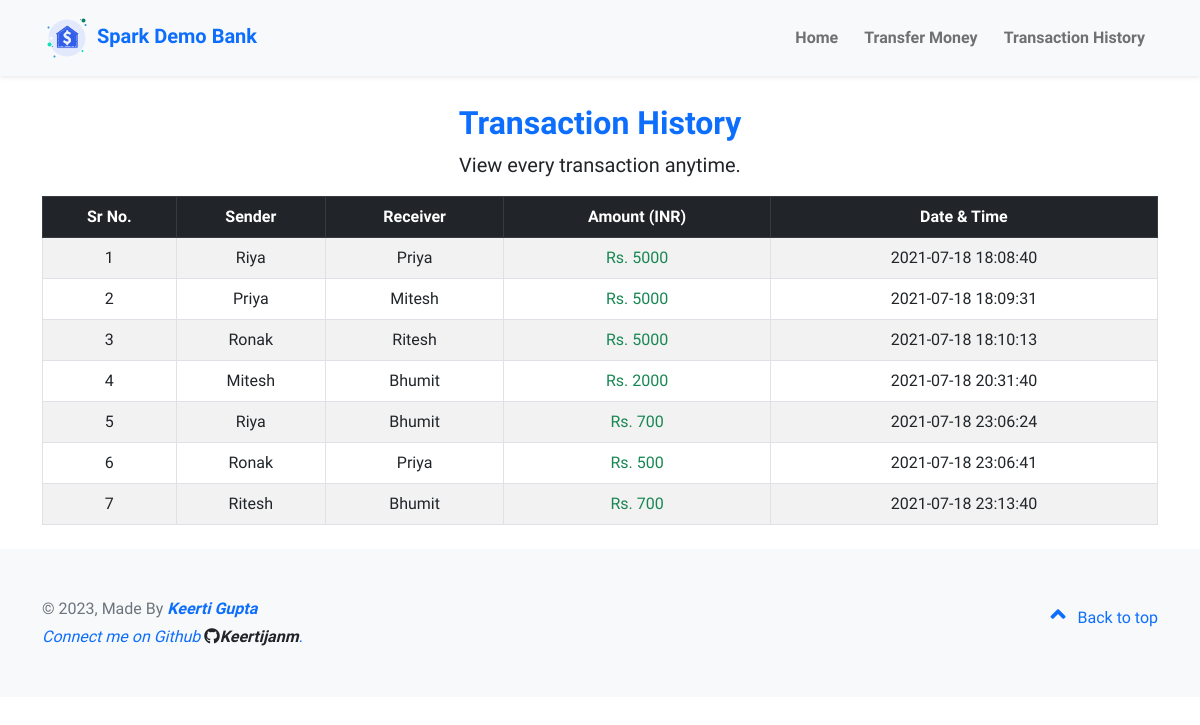
/transactionshist.php, run on an earlier commit of the app's database.
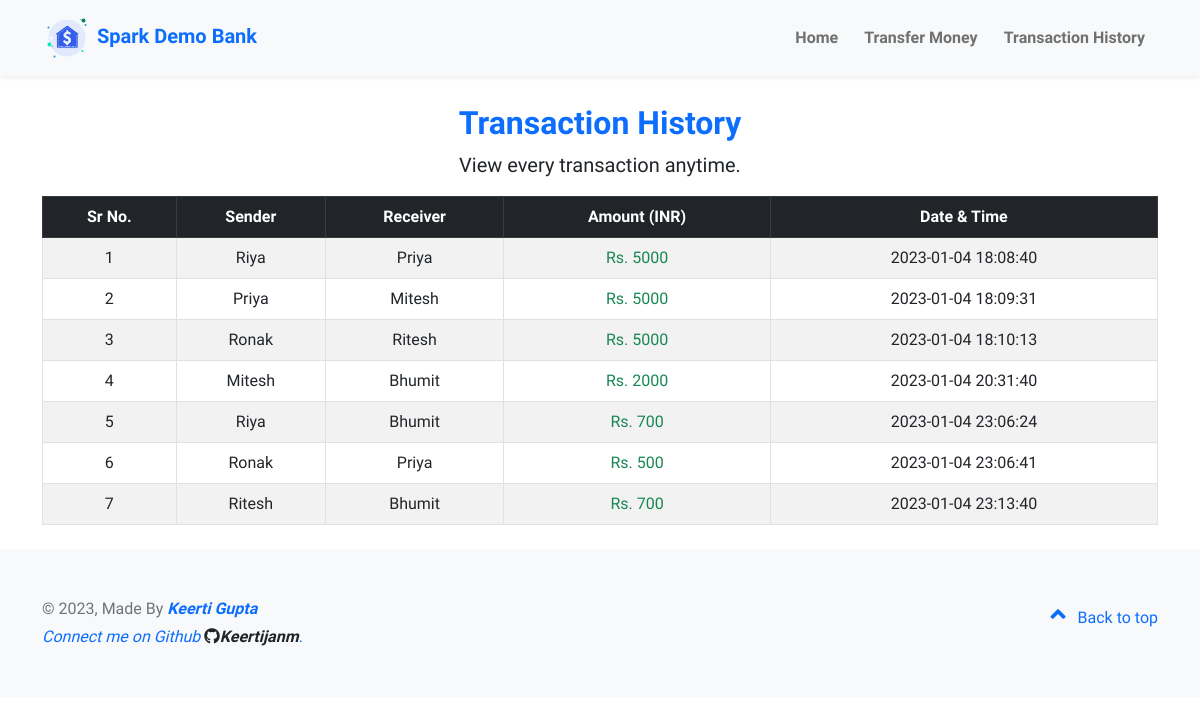
And on a later commit of the database.
### tables this page shows
CREATE TABLE `transactions` (
  `sr no.` int(11) NOT NULL,
  `sender` varchar(30) NOT NULL,
  `receiver` varchar(30) NOT NULL,
  `amount` int(255) NOT NULL,
  `date_time` datetime NOT NULL DEFAULT current_timestamp()
);

### transactionshist.php (the view, shortened to what this page needs)
<!DOCTYPE html>
<html lang="en">
<head>
  <link href="https://cdn.jsdelivr.net/npm/bootstrap@5.0.2/dist/css/bootstrap.min.css" rel="stylesheet"
>
  <link rel="stylesheet" href="https://cdnjs.cloudflare.com/ajax/libs/font-awesome/5.15.3/css/all.min.css"
 />
  <link rel="stylesheet" href="scss/style.css">
</head>
<body>
    <?php
include 'navbar.php';
?>
    <div class="container transaction user-select-none ">
        <h2 class="title pt-4 text-primary fw-bold text-center">Transaction History</h2>
        <p class="lead text-gray-700 text-center">
            View every transaction anytime.
        </p>
                <div class="table-responsive my-2">
                    <table class="table table-sm table-hover table-striped table-bordered">
                        <thead class="table-dark">
                            <tr>
                                <th scope="col" class="text-center py-2">Sr No.</th>
                                <th scope="col" class="text-center py-2">Sender</th>
                                <th scope="col" class="text-center py-2">Receiver</th>
                                <th scope="col" class="text-center py-2">Amount (INR)</th>
                                <th scope="col" class="text-center py-2">Date & Time</th>
                            </tr>
                        </thead>
                        <tbody>
                            <?php
include 'config.php';
$sql = "SELECT * from transactions";
$query = mysqli_query($conn, $sql);
while ($rows = mysqli_fetch_assoc($query)) {
    ?>
                            <tr>
                                <td class="text-center py-2"><?php echo $rows['sr no.']; ?></td>
                                <td class="text-center py-2"><?php echo $rows['sender']; ?></td>
                                <td class="text-center py-2"><?php echo $rows['receiver']; ?></td>
                                <td class="text-center text-success py-2"><?php echo "Rs. " . $rows['amount']; ?></td>
                                <td class="text-center py-2"><?php echo $rows['date_time']; ?></td>
                            </tr>
                            <?php
}
?>
                        </tbody>
                    </table>
                </div>
    </div>
</body>
</html>

### navbar.php (shortened to what this page needs)
<nav class="navbar fixed-top shadow-sm navbar-expand-lg navbar-light bg-light">
  <div class="container">
    <a class="navbar-brand" href="./index.php">
      <span class="title">Spark Demo Bank</span>
    </a>
    <div class="navbar-collapse collapse" id="navbarCollapse">
      <ul class="navbar-nav ms-auto" id="navbar-nav">
        <li class="nav-item">
          <a class="nav-link" id="navbarHome" href="index.php">Home</a>
        </li>
        <li class="nav-item">
          <a class="nav-link" id="navbartransfer" href="transfer.php">Transfer Money</a>
        </li>
        <li class="nav-item">
          <a class="nav-link" id="navbarHistory" href="transactionshist.php">Transaction History</a>
        </li>
      </ul>
    </div>
  </div>
</nav>

### scss/style.css (style rules this page uses)
* { margin: 0; padding: 0; -webkit-box-sizing: border-box; box-sizing: border-box; font-family: "Quicksand", sans-serif; }
html, body { font-family: "Quicksand", sans-serif; }
a { text-decoration: none; }
.navbar-brand .title { font-weight: 800; color: var(--bs-blue); }
.navbar-nav .nav-item { font-weight: 600; margin: 0 5px; }
.navbar-nav .nav-item .nav-link { position: relative; -webkit-transition: all 0.3s linear; transition: all 0.3s linear; }
.transfer-money, .transaction { margin-top: 5rem !important; }
.footer .container .top { text-decoration: none; -webkit-box-align: center; -ms-flex-align: center; align-items: center; }
.footer .container .top span { display: inline-block; }
.footer .container .top .direct-up { font-size: 24px; margin-right: 8px; }

What changed in the data, as far as the page shows it:
changed transactions id 1: date_time "2021-07-18 18:08:40" → "2023-01-04 18:08:40"
changed transactions id 2: date_time "2021-07-18 18:09:31" → "2023-01-04 18:09:31"
changed transactions id 3: date_time "2021-07-18 18:10:13" → "2023-01-04 18:10:13"
changed transactions id 4: date_time "2021-07-18 20:31:40" → "2023-01-04 20:31:40"
changed transactions id 5: date_time "2021-07-18 23:06:24" → "2023-01-04 23:06:24"
changed transactions id 6: date_time "2021-07-18 23:06:41" → "2023-01-04 23:06:41"
changed transactions id 7: date_time "2021-07-18 23:13:40" → "2023-01-04 23:13:40"
